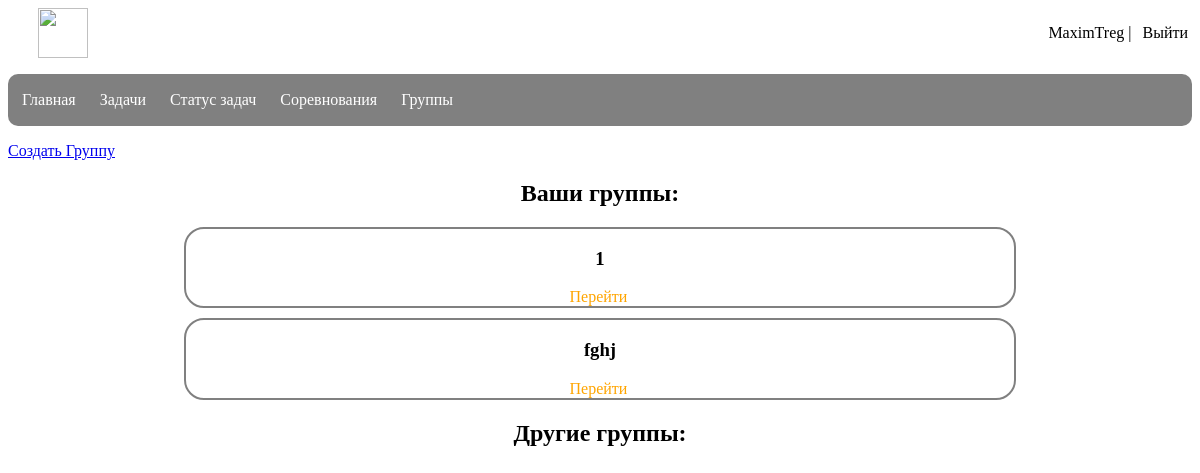
The page /groups (signed in) on the database its author committed.
### app/models.py (models this page shows, shortened)
class User(UserMixin, db.Model):
    id = db.Column(db.Integer, primary_key=True)
    username = db.Column(db.String(50), index=True, unique=True)
    email = db.Column(db.String(120), index=True, unique=True)
    password_hash = db.Column(db.String(128))
    groups = db.relationship('UserGroup', backref='user', lazy='dynamic')
    tasks = db.relationship('Task', backref='creator', lazy='dynamic')
    solutions = db.relationship('Solution', backref='user', lazy='dynamic')
    def get_groups(self):
        return Groups.query.filter(Groups.id.in_(list(map(lambda g: g.group_id, self.groups)))).all()

class Groups(db.Model):
    id = db.Column(db.Integer, primary_key=True, nullable=False)
    title = db.Column(db.String(100), unique=True, nullable=False)
    statement = db.Column(db.Text, nullable=True)
    admin = db.Column(db.Integer, db.ForeignKey('user.id'))
    users = db.relationship('UserGroup', backref='group', lazy='dynamic')
    tasks = db.relationship('TaskGroup', backref='group', lazy='dynamic')

### app/routes.py (the view)
@app.route('/groups', defaults={'id': None})
@app.route('/groups/<int:id>')
def groups(id):
    if id:
        group = Groups.query.get(id)
        admin = User.query.get(group.admin)
        return render_template('group.html',  cureent_user=current_user, group=group, admin=admin, User=User, UserGroup=UserGroup, Task=Task, TaskGroup=TaskGroup)
    groups = Groups.query.all()
    return render_template('groups.html', groups=groups)

### app/models.py (called while the page is built)
@login.user_loader
def load_user(id):
    return User.query.get(int(id))

### app/templates/groups.html (shortened to what this page needs)
{% extends "base.html" %}
{% block content %}
<body>
    <div class="container">
        {% if not current_user.is_anonymous %}
            <a href="/create_group", id="create_group_button">Создать Группу</a>
        {% endif %}
        <section>
            {% if not current_user.is_anonymous %}
                {% if current_user.get_groups() %}
                    <h2>Ваши группы:</h2>
                    <div class="group-list">
                        {% for group in current_user.get_groups() %}
                            <div class="group-card">
                                <h3>{{ group.title }}</h3>
                                <a href="{{ url_for('groups', id=group.id) }}" class="sub">Перейти</a>
                            </div>
                        {% endfor %}
                    </div>
                {% else %}
                    <p>Вы не содержитесь ни в одной группе</p>
                {% endif %}
            {% endif %}
        </section>
        <section>
            {% if not current_user.is_anonymous %}
                <h2>Другие группы:</h2>
            {% endif %}
        </section>
    </div>
</body>
</html>
{% endblock %}

### app/templates/base.html (shortened to what this page needs)
<html>
    <head>
        <link type="text/css" href="../static/css/styles.css" rel="stylesheet" />
    </head>
    <body>
        <div id="header">
            <a href="/"><img class="logo" src="../static/images/logo.png"></a>
            <div>
                {% if current_user.is_anonymous %}
                <a href="/login" class="login">Войти</a>
                |
                <a href="/register" class="login">Зарегистрироваться</a>
                {% else %}
                <a href="/profile" id="profile_button"> {{ current_user.username }} </a>
                |
                <a href="{{ '/logout' }}" class="login">Выйти</a>
                {% endif %}
            </div>
        </div>
        <div id="menu">
            <ul>
                <li><a href="/">Главная</a></li>
                <li><a href="/tasks">Задачи</a></li>
                {% if not current_user.is_anonymous %}
                    <li><a href="/tasks_status">Статус задач</a></li>
                {% endif %}
                <li><a href="/contests">Соревнования</a></li>
                <li><a href="/groups">Группы</a></li>
            </ul>
        </div>
        {% block content %}{% endblock %}
    </body>
</html>

### app/static/css/styles.css (style rules this page uses)
body { font-family: Comic Sans MS; }
ul { list-style-type: none; padding: 7px; overflow: hidden; background-color: grey; border-radius: 10px; }
.logo { height: 50px; margin-left: 30px; }
#header { display: flex; justify-content: space-between; align-items: center; }
.login { color: black; text-align: center; }
.login { padding: 4px; padding-left: 7px; color: black; border-radius: 5px; text-decoration: none; }
li { float: left; }
li a { display: block; color: white; text-align: center; margin-right: 10px; padding: 10px; padding-left: 7px; padding-right: 7px; border-radius: 10px; text-decoration: none; }
#profile_button { color: black; text-decoration: none; }
h2 { text-align: center; }
.group-card { text-align: center; border: 2px solid grey; width: 70%; border-radius: 20px; margin-left: auto; margin-right: auto; margin-bottom: 10px; }
.sub { padding: 10px; padding-left: 7px; color: orange; border-radius: 5px; text-decoration: none; }

### rows shown on the page
User: username "MaximTreg"
Groups: title "1"
Groups: title "fghj"
